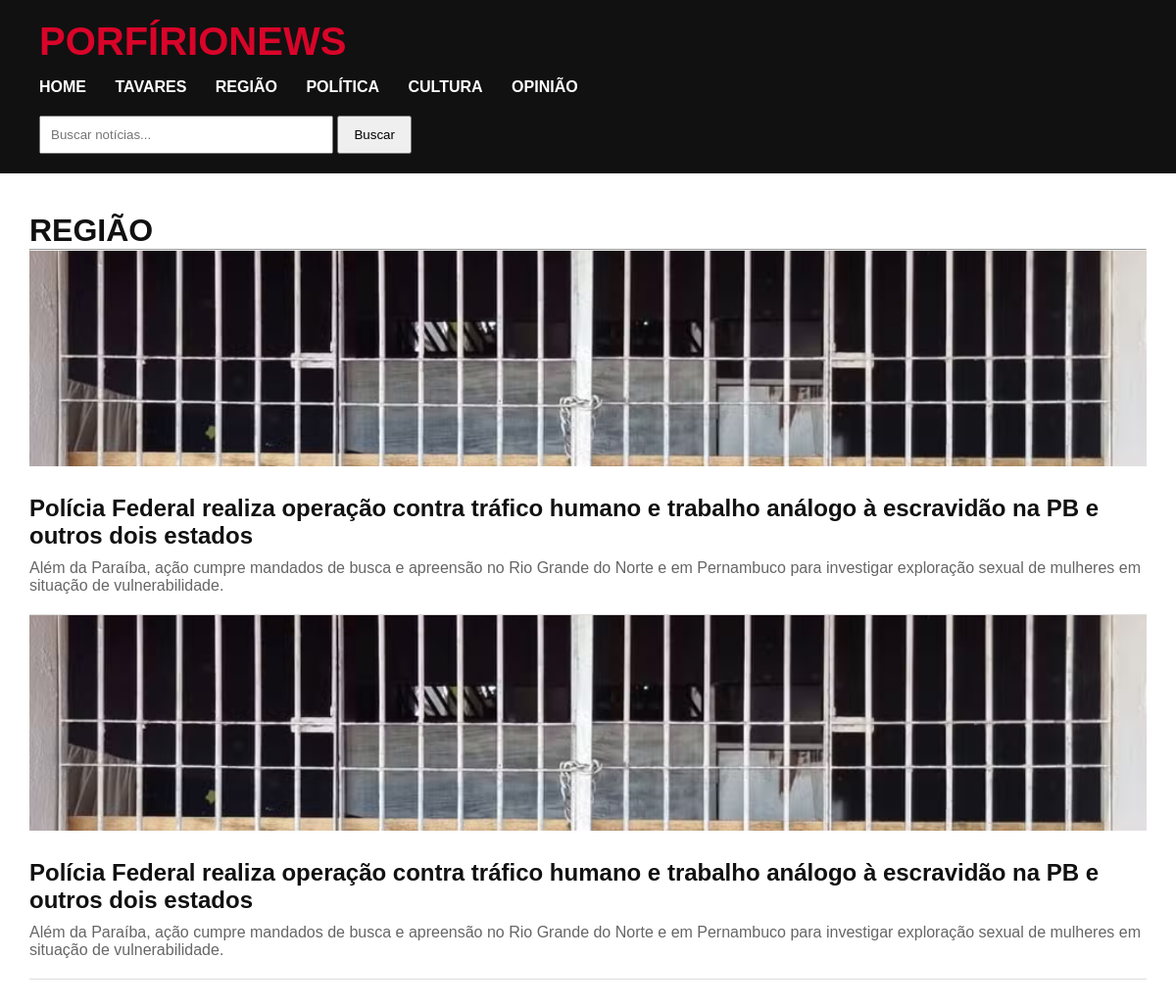
The page /categoria/REGIÃO on the database its author committed.
### models.py (models this page shows)
class Noticia(db.Model):
    __tablename__ = "noticias"
    id = db.Column(db.Integer, primary_key=True)
    titulo = db.Column(db.String(255), nullable=False)
    subtitulo = db.Column(db.String(500))
    conteudo = db.Column(db.Text, nullable=False)
    categoria = db.Column(db.String(100))
    imagem = db.Column(db.String(255))
    autor = db.Column(db.String(100))
    data_publicacao = db.Column(
        db.DateTime,
        default=datetime.utcnow
    )
    destaque = db.Column(
        db.Boolean,
        default=False
    )
    slug = db.Column(
        db.String(255),
        unique=True
    )

### app.py (the view)
@app.route("/categoria/<categoria>")
def ver_categoria(categoria):
    noticias = (
        Noticia.query
        .filter_by(categoria=categoria)
        .order_by(Noticia.data_publicacao.desc())
        .all()
    )
    return render_template(
        "categoria.html",
        noticias=noticias,
        categoria=categoria
    )

### templates/categoria.html
{% extends 'base.html' %}
{% block content %}
<h1>{{ categoria }}</h1>
<hr>
{% for noticia in noticias %}
<div class="card-noticia">
    {% if noticia.imagem %}
    <img
        src="{{ url_for('static', filename='uploads/' + noticia.imagem) }}"
        class="imagem-card">
    {% endif %}
    <h2>
        <a href="/noticia/{{ noticia.slug }}">
            {{ noticia.titulo }}
        </a>
    </h2>
    <p>
        {{ noticia.subtitulo }}
    </p>
</div>
{% else %}
<p>Nenhuma notícia encontrada nesta categoria.</p>
{% endfor %}
{% endblock %}

### static/css/style.css (style rules this page uses)
* { margin:0; padding:0; box-sizing:border-box; }
body { font-family:Arial, Helvetica, sans-serif; background:#ffffff; color:#111; }
.card-noticia { border-bottom:1px solid #ddd; padding-bottom:20px; }
.card-noticia h2 { margin-top:10px; margin-bottom:10px; }
.card-noticia h2 a { text-decoration:none; color:#111; }
.card-noticia p { color:#666; }
.imagem-card { width:100%; height:220px; object-fit:cover; margin-bottom:15px; }

### rows shown on the page
Noticia: imagem (picture), titulo "Polícia Federal realiza operação contra tráfico humano e trabalho análogo à escravidão na PB e outros dois estados", subtitulo "Além da Paraíba, ação cumpre mandados de busca e apreensão no Rio Grande do Norte e em Pernambuco para investigar exploração sexual de mulheres em situação de vulnerabilidade."
Noticia: imagem (picture), titulo "Polícia Federal realiza operação contra tráfico humano e trabalho análogo à escravidão na PB e outros dois estados", subtitulo "Além da Paraíba, ação cumpre mandados de busca e apreensão no Rio Grande do Norte e em Pernambuco para investigar exploração sexual de mulheres em situação de vulnerabilidade."

### other values the page prints
{{ categoria }} "REGIÃO"
